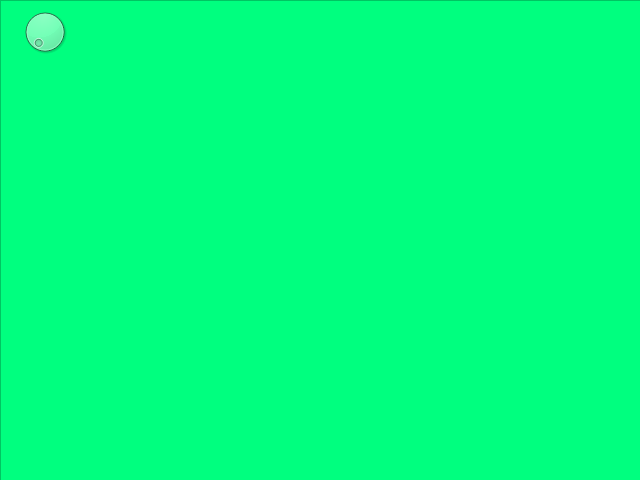
<?xml version="1.0" encoding="UTF-8"?>
<ui version="4.0">
 <class>Form</class>
 <widget class="QWidget" name="Form">
  <property name="geometry">
   <rect>
    <x>0</x>
    <y>0</y>
    <width>640</width>
    <height>480</height>
   </rect>
  </property>
  <property name="windowTitle">
   <string>Form</string>
  </property>
  <property name="styleSheet">
   <string notr="true">background-color: rgb(0, 255, 127);</string>
  </property>
  <widget class="QFrame" name="frame">
   <property name="geometry">
    <rect>
     <x>0</x>
     <y>0</y>
     <width>641</width>
     <height>481</height>
    </rect>
   </property>
   <property name="frameShape">
    <enum>QFrame::StyledPanel</enum>
   </property>
   <property name="frameShadow">
    <enum>QFrame::Raised</enum>
   </property>
   <widget class="QDial" name="dial">
    <property name="geometry">
     <rect>
      <x>20</x>
      <y>0</y>
      <width>50</width>
      <height>64</height>
     </rect>
    </property>
   </widget>
  </widget>
 </widget>
 <resources/>
 <connections/>
</ui>
